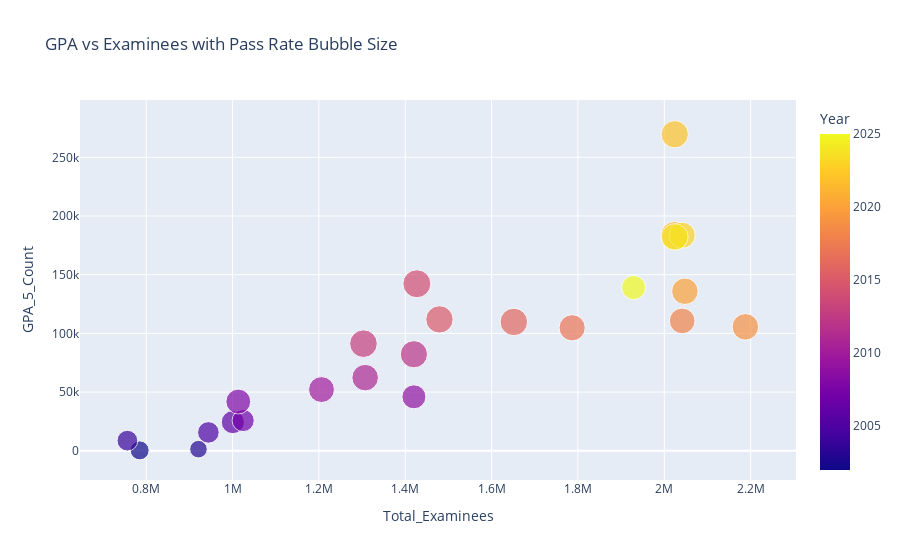

Source (notebook cell):
### Code cell
fig = px.scatter(df, x="Total_Examinees", y="GPA_5_Count",
                 size="Pass_Rate(Percentage)", color="Year",
                 title="GPA vs Examinees with Pass Rate Bubble Size")
fig.show()

### Figure 1 — Plotly figure (JSON) as saved in the notebook; plotly's stock layout.template omitted (floating-point values rounded to 4 significant figures)
{"data": [{"hovertemplate": "Total_Examinees=%{x}<br>GPA_5_Count=%{y}<br>Pass_Rate(Percentage)=%{marker.size}<br>Year=%{marker.color}<extra></extra>", "legendgroup": "", "marker": {"color": [2002, 2003, 2004, 2005, 2006, 2007, 2008, 2009, 2010, 2011, 2012, 2013, 2014, 2015, 2016, 2017, 2018, 2019, 2020, 2021, 2022, 2023, 2024, 2025], "coloraxis": "coloraxis", "size": [42, 36, 50, 54, 62, 57, 72, 67, 78, 82, 86, 89, 91, 87, 88, 80, 77, 82, 82, 93, 87, 80, 83, 68], "sizemode": "area", "sizeref": 0.2325, "symbol": "circle"}, "mode": "markers", "name": "", "orientation": "v", "showlegend": false, "type": "scatter", "x": [784815, 921024, 756387, 944015, 1000564, 1024537, 1013301, 1420057, 1206019, 1307155, 1420057, 1303203, 1426923, 1479266, 1651523, 1786613, 2041450, 2187815, 2047779, 2024192, 2024192, 2041450, 2024192, 1928970], "xaxis": "x", "y": [327, 1389, 8597, 15631, 24384, 25732, 41917, 45934, 52134, 62288, 82212, 91226, 142276, 111901, 109761, 104761, 110629, 105594, 135898, 183340, 269602, 183578, 182129, 139032], "yaxis": "y"}], "layout": {"coloraxis": {"colorbar": {"title": {"text": "Year"}}, "colorscale": [[0, "#0d0887"], [0.1111, "#46039f"], [0.2222, "#7201a8"], [0.3333, "#9c179e"], [0.4444, "#bd3786"], [0.5556, "#d8576b"], [0.6667, "#ed7953"], [0.7778, "#fb9f3a"], [0.8889, "#fdca26"], [1, "#f0f921"]]}, "legend": {"itemsizing": "constant", "tracegroupgap": 0}, "title": {"text": "GPA vs Examinees with Pass Rate Bubble Size"}, "xaxis": {"anchor": "y", "domain": [0, 1], "title": {"text": "Total_Examinees"}}, "yaxis": {"anchor": "x", "domain": [0, 1], "title": {"text": "GPA_5_Count"}}}}
